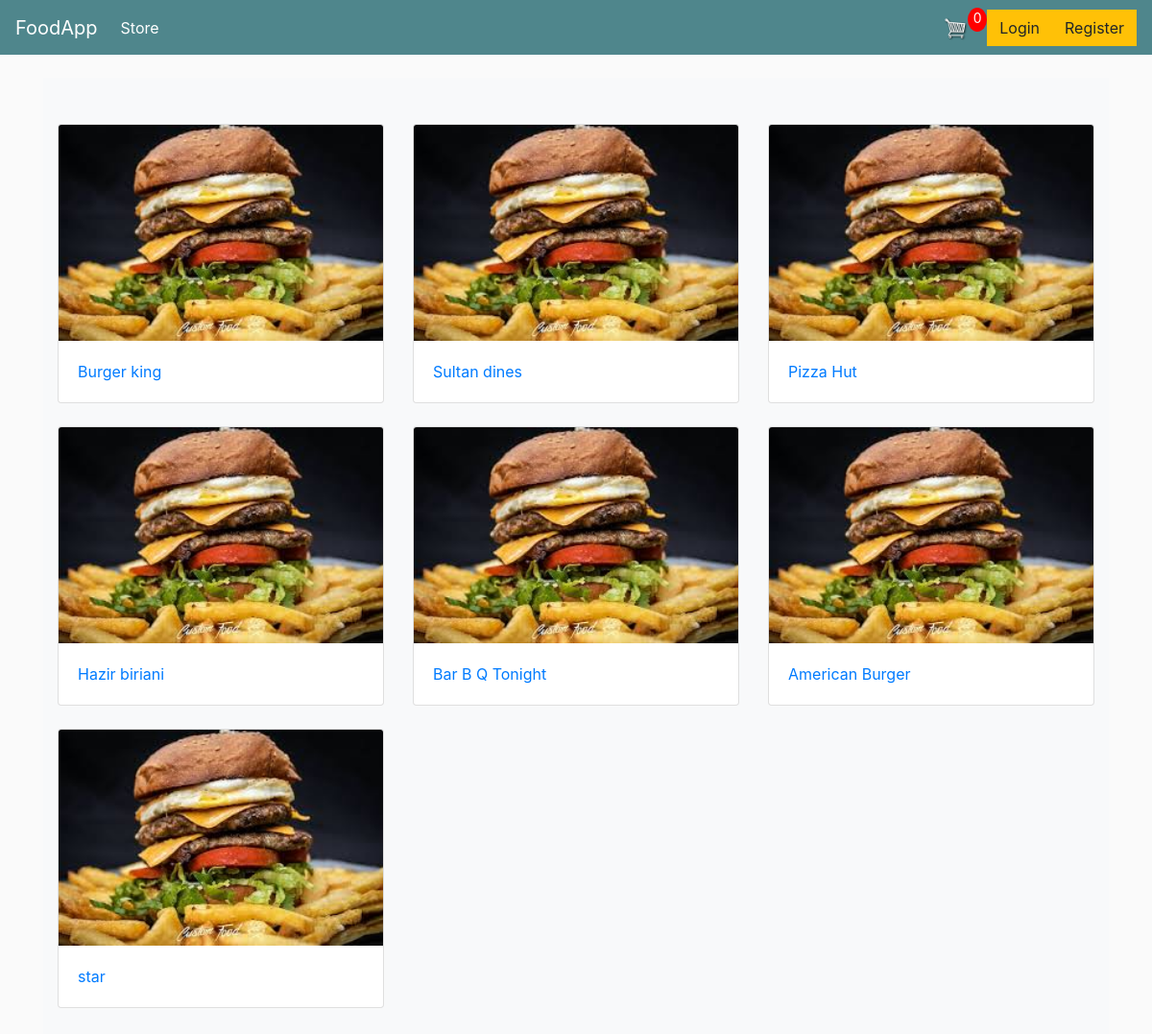
The page / on the database its author committed.
### reslist/models.py (models this page shows, shortened)
class Res(models.Model):
    image=models.ImageField(upload_to="images/")
    summary=models.CharField(max_length=200)

### reslist/views.py (the view)
# urls.py: path('',views.resview,name="reslist"),
def resview(request):
    template = 'reslist/reslist.html'
    r=Res.objects
    return render(request,template,{"rl":r})

### templates/reslist/reslist.html
{% extends 'base.html' %}
{% block content %}
      <div class="album py-5 bg-light">
        <div class="container">
          <div class="row">
            {% for r in rl.all %}
            <div class="col-md-4">
              <div class="card mb-4 box-shadow">
                <img class="card-img-top" src="{{r.image.url}}" alt="Card image cap">
                <div class="card-body">
                 <p class="card-text"><a href="{% url 'resdetail' r.id %}">{{r.summary}}</a></p>
                </div>
              </div>
            </div>
            {% endfor %}
          </div>
        </div>
      </div>
{% endblock %}

### static/css/base.css (style rules this page uses)
body { background-color: hsl(0, 0%, 98%); }

### rows shown on the page
Res: image (picture), summary "Burger king"
Res: image (picture), summary "Sultan dines"
Res: image (picture), summary "Pizza Hut"
Res: image (picture), summary "Hazir biriani"
Res: image (picture), summary "Bar B Q Tonight"
Res: image (picture), summary "American Burger"
Res: image (picture), summary "star"
